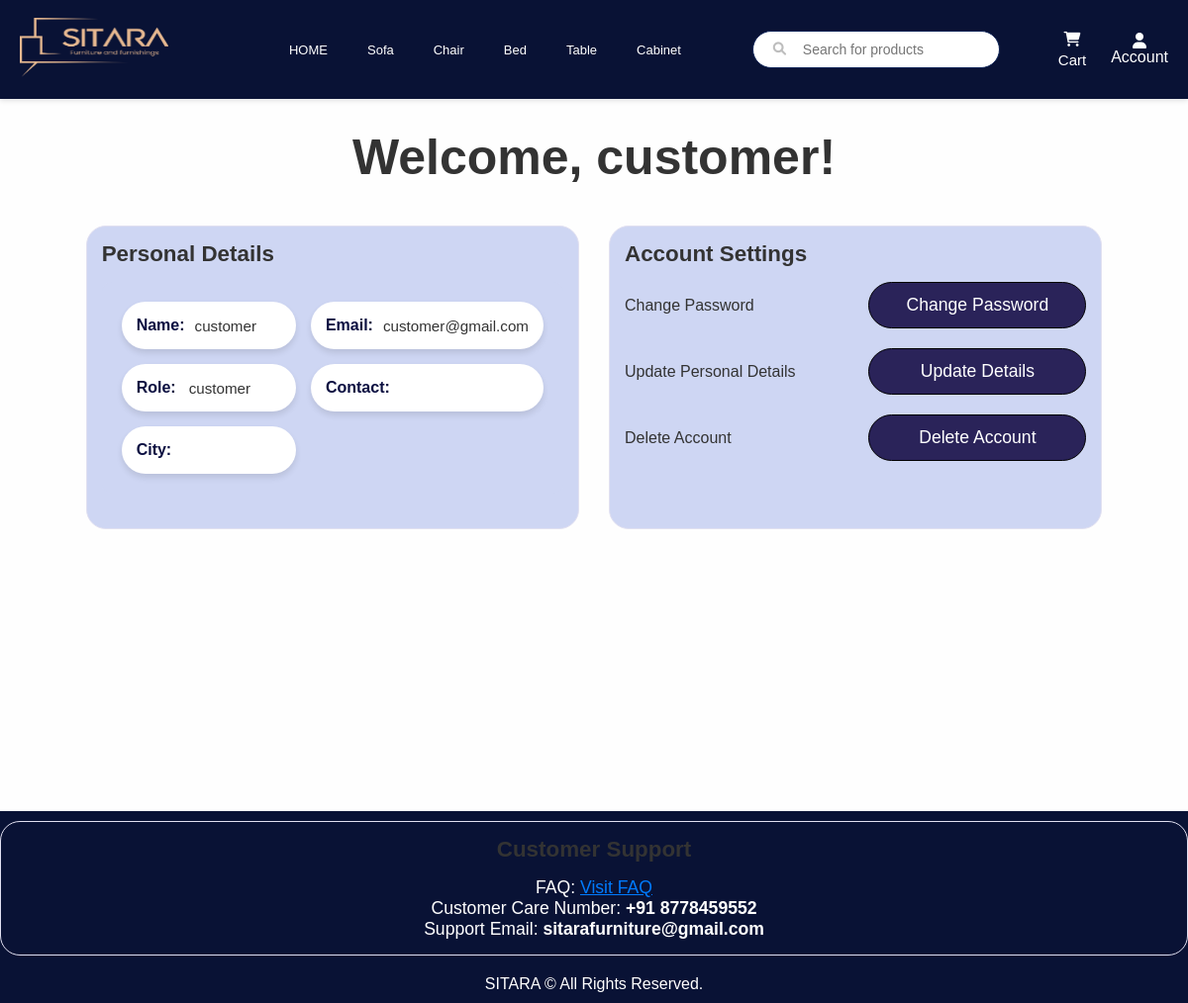
The app's page /auth/profile/4 (signed in) with its own data.
### app/models.py (models this page shows, shortened)
class User(UserMixin, db.Model):
    id = db.Column(db.Integer, primary_key=True)
    username = db.Column(db.String(50), nullable=False)
    email = db.Column(db.String(100), unique=True, nullable=False)
    password = db.Column(db.String(255), nullable=False)
    role = db.Column(db.String(20), nullable=False)
    reset_token = db.Column(db.String(128), nullable=True)

### app/auth.py (the view)
@auth.route('/profile/<int:id>')
@login_required
def profile(id):
    user = db.session.get(User, id)
    if not user:
        abort(404)
    if current_user.id != id and current_user.role != 'admin':
        abort(403)
    return render_template('profile.html', user=user)

### app/templates/profile.html (shortened to what this page needs)
<!DOCTYPE html>
<html lang="en">
  <head>
  </head>
  <body>
    {% extends "home.html" %} {% block title %}Admin Dashboard{% endblock %} {%
    block content %}
    <div class="container">
      <h2 style="text-align: center; font-size: 50px; font-weight: bold; color: #333; margin-top: 20px;margin-bottom: 40px;">
        Welcome, {{ user.username }}!
    </h2>
      <div class="profile-sections">
        <section id="personal-details">
          <h2>Personal Details</h2>
          <ul class="info">
            <li>
              <span class="label">Name:</span>
              <span class="value">{{ user.username }}</span>
            </li>
            <li>
              <span class="label">Email:</span>
              <span class="value">{{ user.email }}</span>
            </li>
            <li>
              <span class="label">Role:</span>
              <span class="value">{{ user.role }}</span>
            </li>
            <li>
              <span class="label">Contact:</span>
            </li>
            <li>
              <span class="label">City:</span>
            </li>
          </ul>
        </section>
        <section id="account-settings">
          <h2>Account Settings</h2>
          <div>
            <span>Change Password</span>
            <form
              action="{{ url_for('auth.change_password', id=user.id) }}"
              method="get"
              style="display: inline"
            >
              <button class="change-password-btn">Change Password</button>
            </form>
          </div>
          <div>
            <span>Update Personal Details</span>
            <form
              action="{{ url_for('auth.update_details', id=user.id) }}"
              method="get"
              style="display: inline"
            >
              <button type="submit" class="btn btn-primary">
                Update Details
              </button>
            </form>
          </div>
          <div>
            <span>Delete Account</span>
            <a href="{{ url_for('auth.confirm_delete', id=user.id) }}">
              <button class="delete-account-btn">Delete Account</button>
            </a>
          </div>
        </section>
      </div>
    </div>
    {% endblock %}

### app/static/home.css (style rules this page uses)
* { margin: 0; padding-top: 0; box-sizing: border-box; }
body { margin: 0; padding: 0; background-color: #f4f4f4; color: #333; */ }

### records on screen
User: username "customer", email "customer@gmail.com", role "customer"
